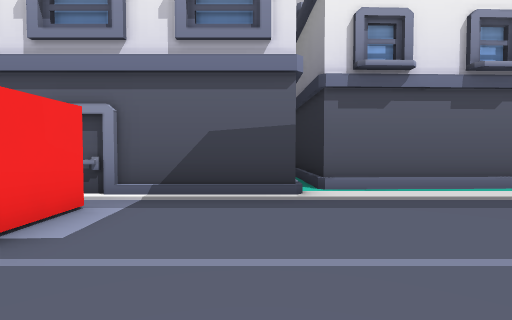
View 1 (above)

24 first-person views from a walk through a Godot game level. The camera is 1.5 m above the floor, tilts 2° down and sees 80° across. The floor is counted in squares, 2 m on a side. Each view is taken from the middle of a square. On the plan, view 1 faces up. The plan holds only what a view shows up to about 10 squares ahead; the rest is blank. The place goes on beyond the plan.

View 2
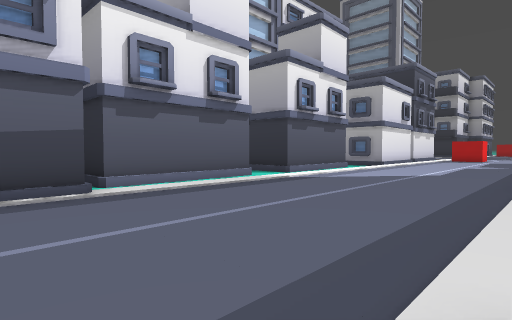

View 3
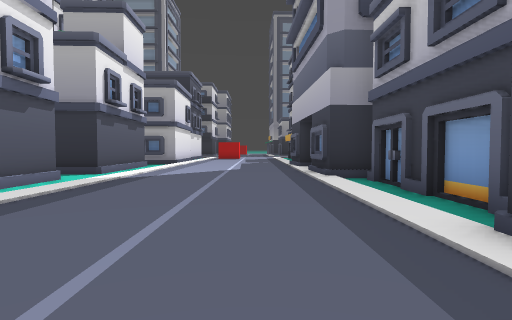

View 4
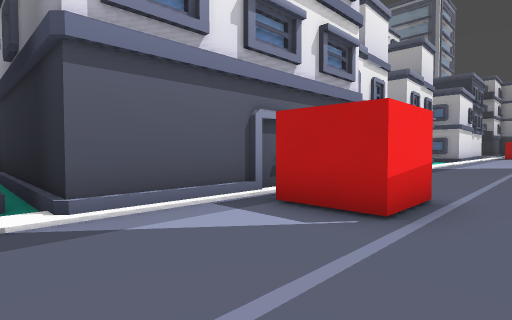

View 5
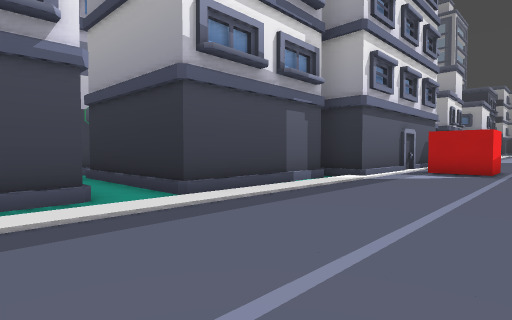

View 6
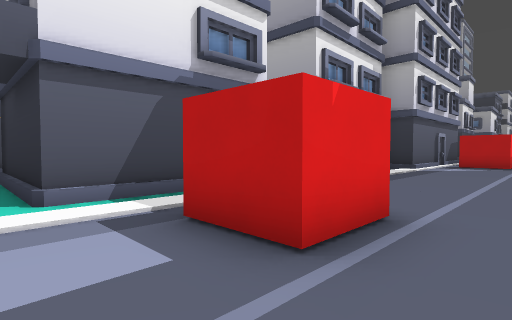

View 7
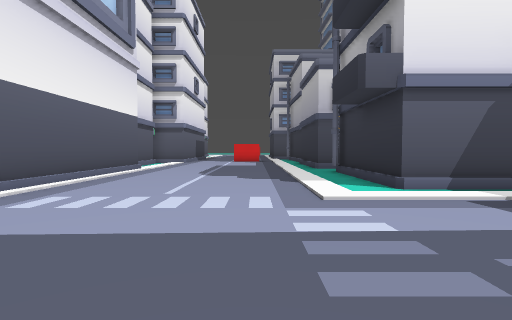

View 8
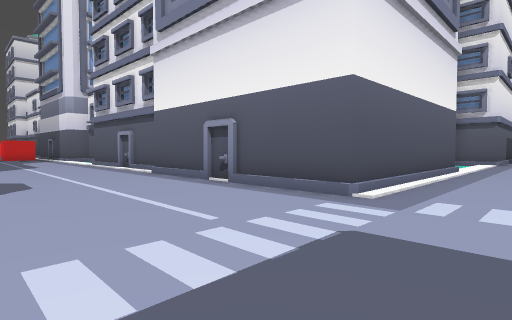

View 9
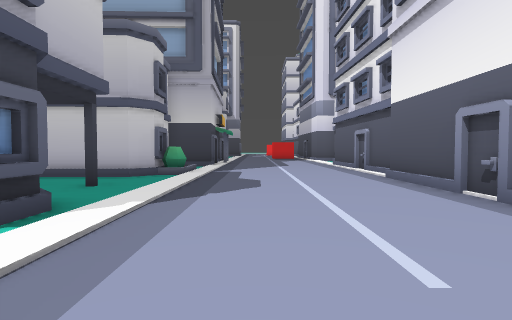

View 10
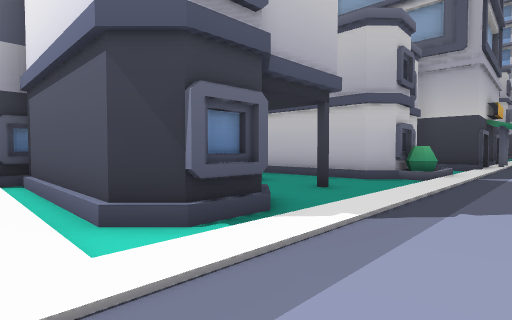

View 11
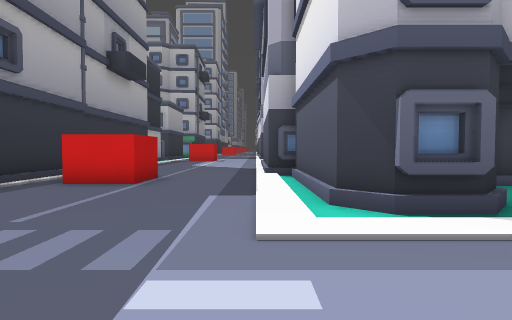

View 12
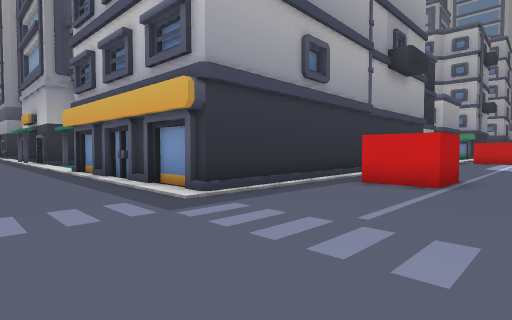

View 13
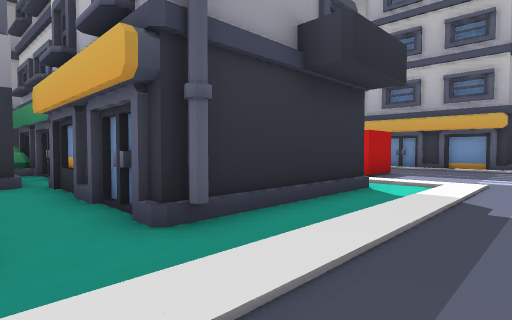

View 14
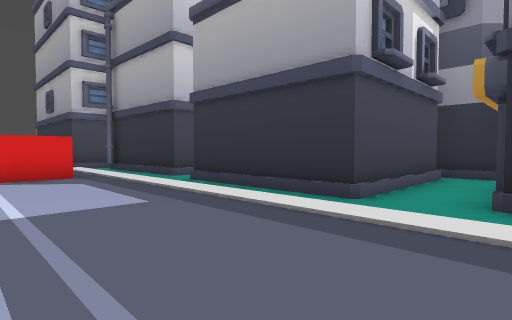

View 15
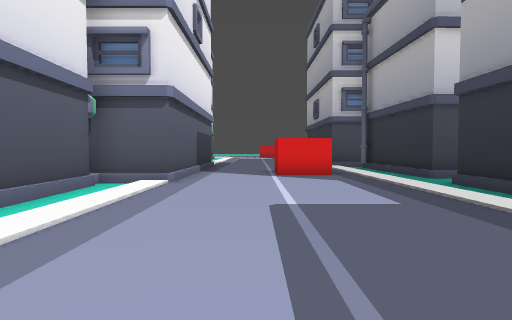

View 16
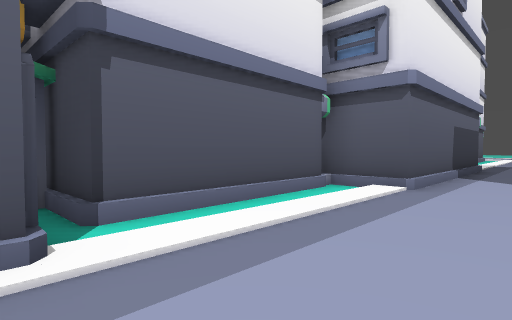

View 17
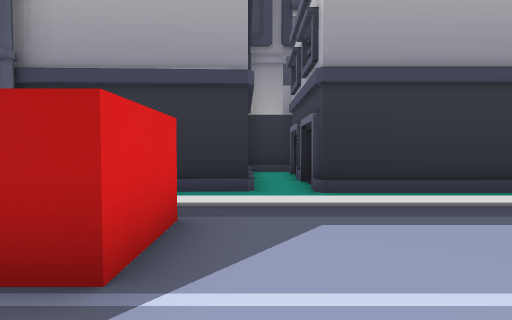

View 18
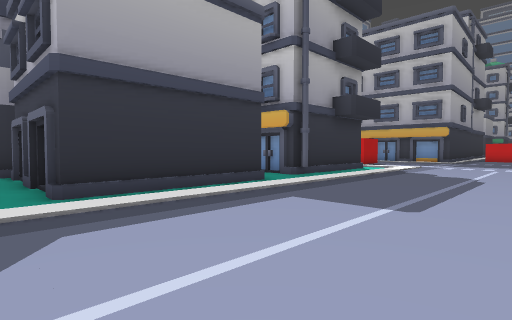

View 19
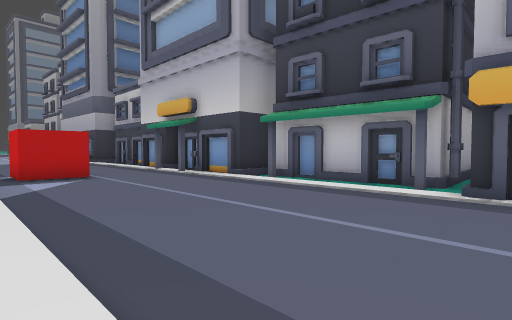

View 20
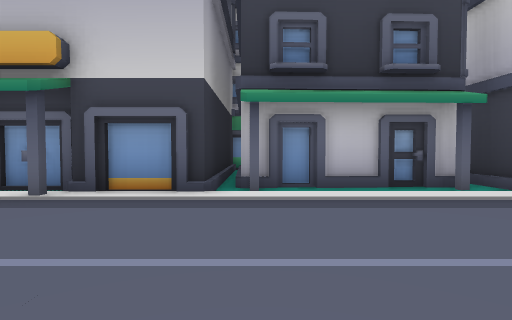

View 21
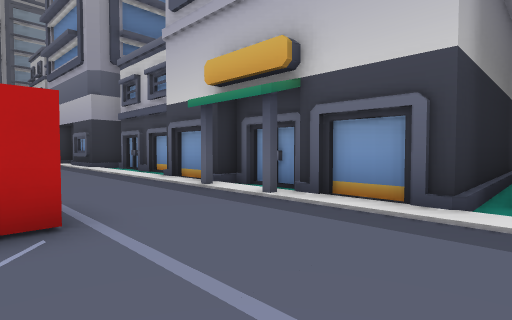

View 22
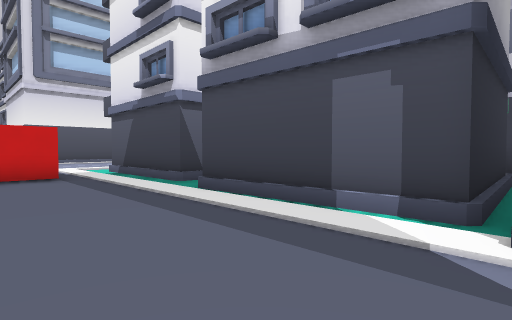

View 23
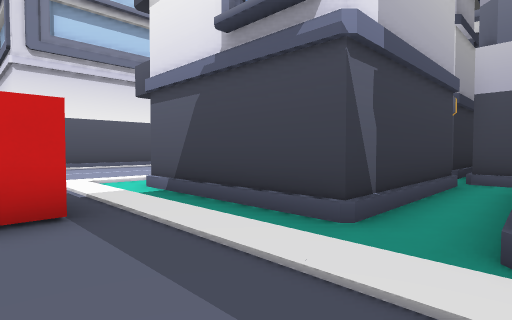

View 24
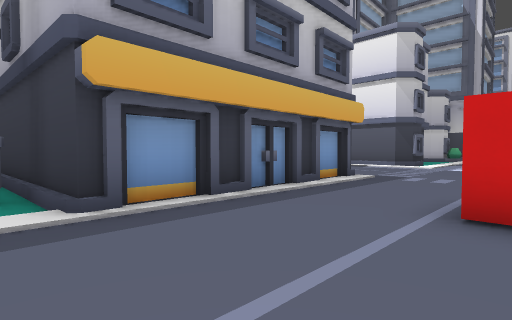

### Floor plan
Key: @ floor where view 1 was taken; # wall or solid block; x gap in a wall; . floor; / step, stairs or slope; B building; O other object.
Columns run from 33 left of view 1 to 9 right of it. Each row starts with its distance up from view 1.
 19          B..##..B
 18          B......BBBBB
 17        BBB......BBBBB#
 16        B........
 15        B........    B
 14         ........    B
 13         ........    B
 12     BB#B......../////#
 11         #............####B##
 10         #.......BBBBB.BBBBBB
  9         #.......B   B.B   BB
  8         #.......B   B.B   BB
  7         #.......B   B.B   BB           B.B
  6         #.......BBBBB.BBBBBB      /BBBB/.B
  5 BBB######......////////////BBBBBBB////////
  4 .................##...........x...........
  3 .................##...........#............
  2 ...........................................
  1 ...........................................
  0 .................................@.........
 -1 /////////...../BBBBBBB///////#/#////////##
 -2 B/....BB/...../      BBBB/B#######/BBBB/#
 -3  B....B B...../      BB   B#
 -4  B...   B......      BB   B#
 -5  B..B   B...##.      BB   B#
 -6  B.     B...#        BB    #
 -7         #....              O
 -8         #....

Where each view was taken, in squares from view 1:
view 1: 0 up, 0 right, facing up
view 2: 1 down, 1 left, facing up-right
view 3: 1 up, 2 left, facing right
view 4: 1 up, 7 left, facing up-right
view 5: 1 up, 14 left, facing up-right
view 6: 1 up, 18 left, facing up-right
view 7: 0 up, 20 left, facing up
view 8: 0 up, 22 left, facing up-left
view 9: 1 up, 23 left, facing left
view 10: 1 up, 24 left, facing down-left
view 11: 2 up, 24 left, facing down
view 12: 2 up, 23 left, facing down-right
view 13: 12 up, 20 left, facing down-right
view 14: 10 up, 22 left, facing up-right
view 15: 10 up, 22 left, facing up
view 16: 11 up, 22 left, facing up-left
view 17: 18 up, 23 left, facing right
view 18: 18 up, 23 left, facing down-right
view 19: 5 up, 13 left, facing down-right
view 20: 4 up, 7 left, facing down
view 21: 3 up, 7 left, facing down-right
view 22: 2 up, 6 left, facing up-left
view 23: 3 up, 11 left, facing up-left
view 24: 3 up, 11 left, facing down-left
